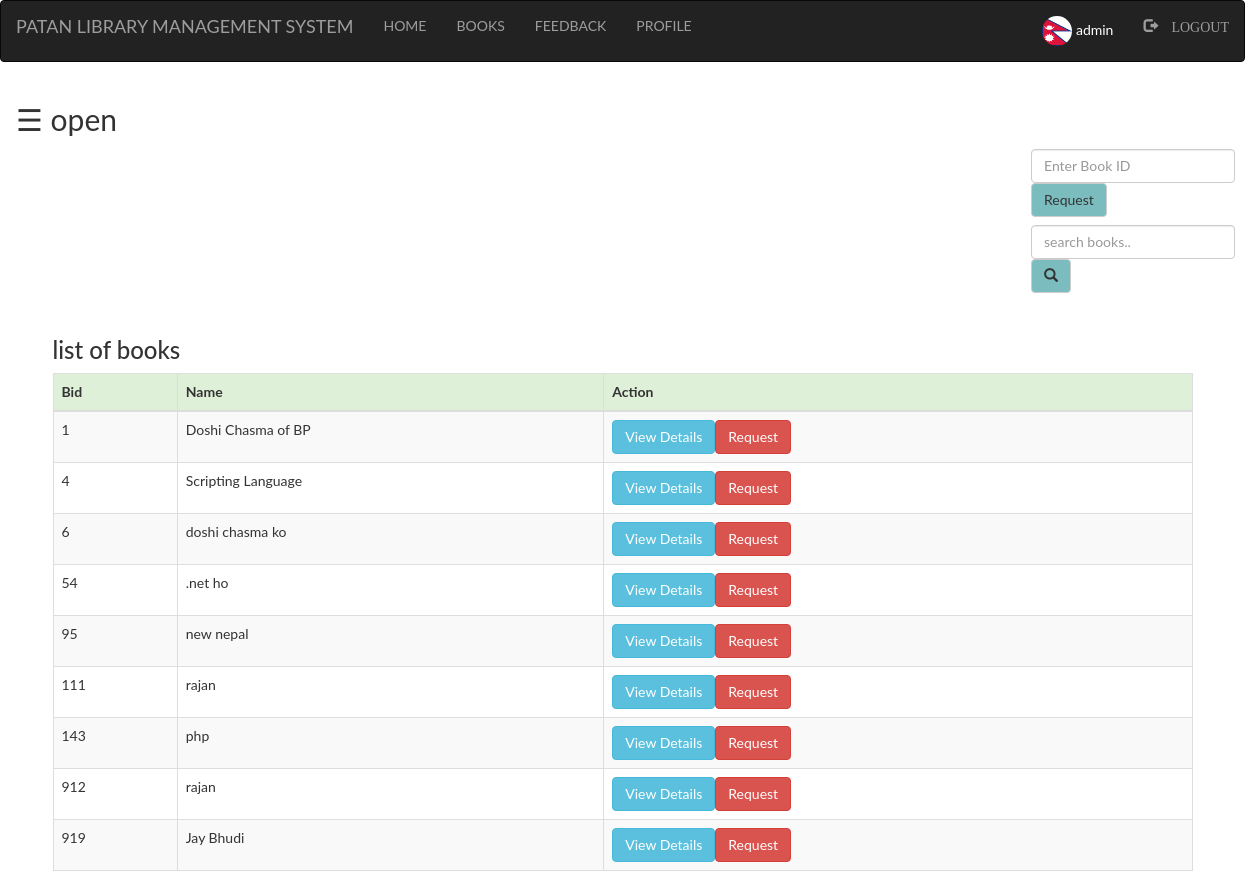
Screenshot of /student/list_book.php (signed in) with the database file from the repository.
### tables this page shows
CREATE TABLE IF NOT EXISTS `books` (
  `bid` int(100) NOT NULL,
  `name` varchar(100) NOT NULL,
  `authors` varchar(100) NOT NULL,
  `edition` varchar(100) NOT NULL,
  `status` tinyint(4) NOT NULL,
  `quantity` int(100) NOT NULL,
  `DepartmentID` int(100) DEFAULT NULL,
  PRIMARY KEY (`bid`),
  UNIQUE KEY `bid` (`bid`),
  KEY `DepartmentID` (`DepartmentID`)
);

### student/list_book.php (the view, shortened to what this page needs)
<?php
require "navbar.php";
?>
<!DOCTYPE html>
<html>
<head>
</head>
<body>
<div id="main">
  <span style="font-size:30px;cursor:pointer" onclick="openNav()">&#9776; open</span>
<div class="srch">
		<form class="navbar-form" method="post" name="form1">
				<input class="form-control" type="text" name="bid" placeholder="Enter Book ID" required="">
				<button style="background-color: #6db6b9e6;" type="submit" name="submit1" class="btn btn-default">Request
				</button>
		</form>
	</div>
	<div class="srch">
		<form class="navbar-form" method="post" name="form1">
				<input class="form-control" type="text" name="search" placeholder="search books.." required="">
				<button style="background-color: #6db6b9e6;" type="submit" name="submit" class="btn btn-default">
					<span class="glyphicon glyphicon-search"></span>
				</button>
		</form>
	</div>
	</div>
	</body>
	</html>
<?php
	require "connection.php";
	$sql = "select bid,name from books";
	$result = $db->query($sql);
	$data = [];
	if ($result->num_rows > 0) {
		while ($book = $result->fetch_assoc()) {
			array_push($data, $book);
		}
	}
 ?>
 <div class="container">
 			<div class="card mt-5">
 		<div class="card-header">
 			<?php echo "<h3>list of books</h3>" ?>
 			</div>
 		<div class="card-body">
 			<div class="row">
 			<div class="col-md-12">
 			<div class="table-responsive">
 			<table class="table table-bordered table-hover table-striped ">
 				<thead>
 					<tr class="bg-success">
 						<th>Bid</th>
 						<th>Name</th>
 						<th>Action</th>
 					</tr>
 				</thead>
 				<tbody>
 					<?php foreach($data as $d){ ?>
	 					<tr>
	 						<td><?php echo $d['bid'] ?></td>
	 						<td><?php echo $d['name'] ?></td>
	 						<td>
	 							<a class="btn btn-info" href="view_books.php?bid=<?php echo $d['bid'] ?>">View Details</a
	 									<td><a class="btn btn-danger" name="submit1" onclick="return confirm ('are you sure to request this book?')" href="delete_book.php">Request</a></td>
	 					</tr>
 					<?php } ?>
 				</tbody>
 			</table>
 			</div>
 		</div>
 	</div>
 		</div>
 		</div>
 	</div>

### student/style.css (style rules this page uses)
input { height: 25px; width: 300px; }

### student/list_book.php (style rules this page uses)
.srch { padding-left: 1000px; }
body { font-family: "Lato", sans-serif; transition: background-color .5s; }
#main { transition: margin-left .5s; padding: 16px; }

### rows the page displays
books: bid "1", name "Doshi Chasma of BP"
books: bid "4", name "Scripting Language"
books: bid "6", name "doshi chasma ko"
books: bid "54", name ".net ho"
books: bid "95", name "new nepal"
books: bid "111", name "rajan"
books: bid "143", name "php"
books: bid "912", name "rajan"
books: bid "919", name "Jay Bhudi"

### other values shown
$_SESSION['login_user'] "admin"
